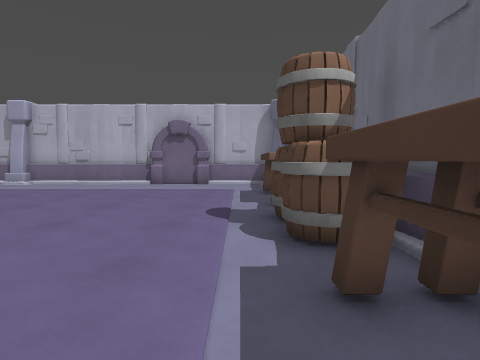
[1] (above)

14 first-person views from a walk through a Godot game level. The camera is 1.2 m above the floor, tilts 4° down and sees 80° across. The floor is counted in squares, 1 m on a side. Each view is taken from the middle of a square. On the plan, view 1 faces up. The plan holds only what a view shows up to about 13 squares ahead; the rest is blank.

[2]
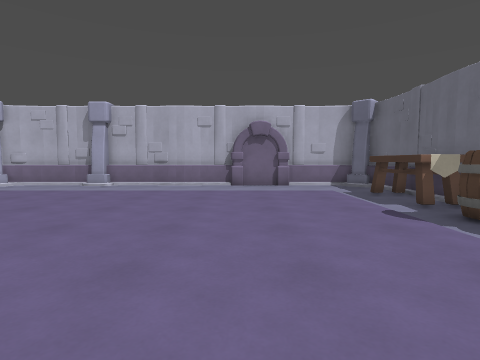

[3]
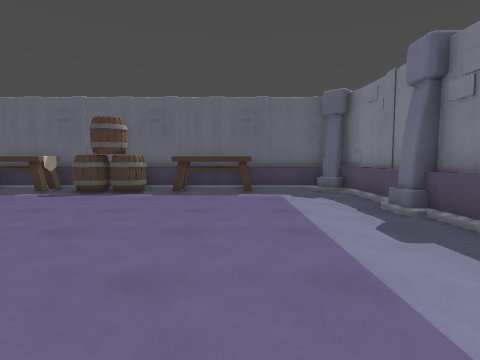

[4]
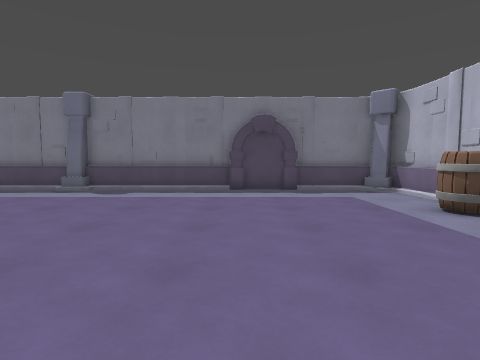

[5]
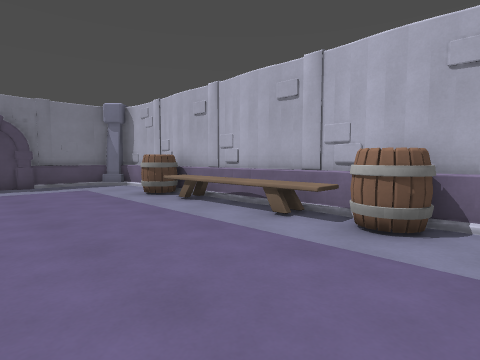

[6]
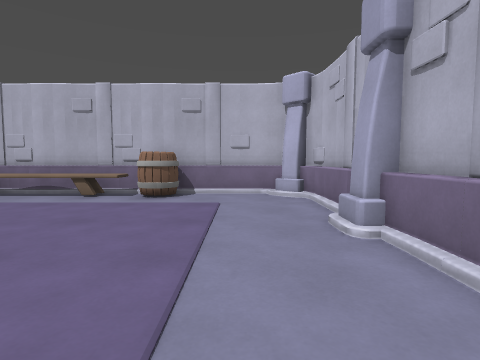

[7]
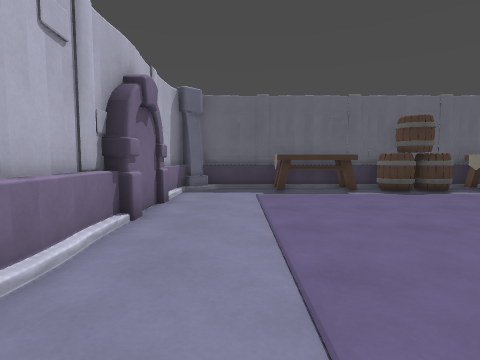

[8]
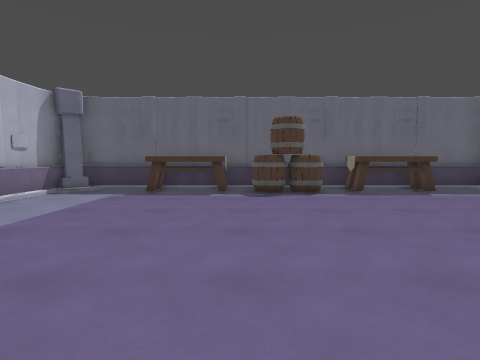

[9]
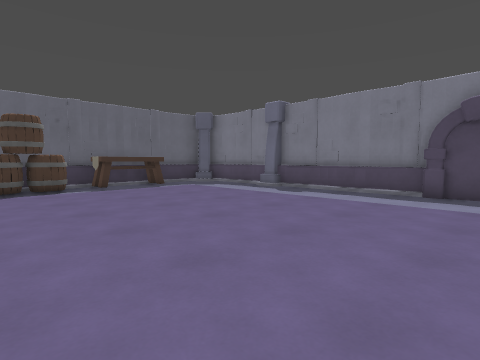

[10]
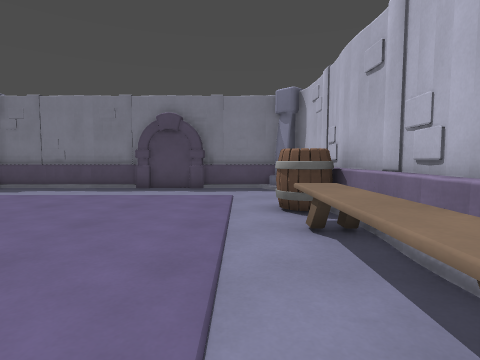

[11]
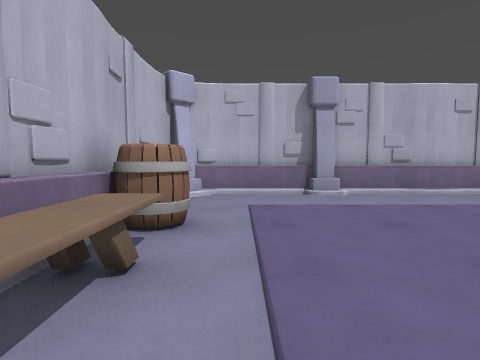

[12]
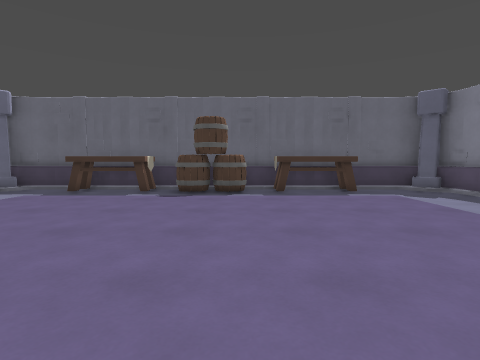

[13]
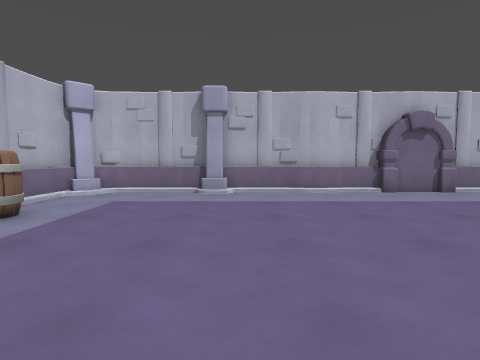

[14]
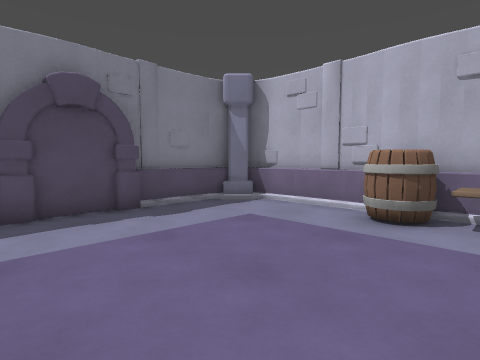

### Floor plan
Key: @ floor where view 1 was taken; # wall or solid block; . floor; / step, stairs or slope; = window, fence, low wall or low ledge; ^ raised ledge; E desk; O other object.
Columns run from 17 left of view 1 to 3 right of it. Each row starts with its distance up from view 1.
 15  ###################
 14 ##=...#///////....=##
 13 #=.................=#
 12 #...................#
 11 #...................#
 10 #O................EE#
  9 #OO...............EE#
  8 #^^...............EE#
  7 #^^.................#
  6 #^^...............OO#
  5 #^^...............OO#
  4 #^^...............OO#
  3 #^^.................#
  2 #O................EE#
  1 #OO...............EE#
  0 #................@EE#
 -1 #................../#
 -2 #................../#
 -3 #=................./#
 -4 ##////.///////#...=##
 -5  ###################

Positions as (right, up) in squares from view 1, and headings:
1: (0, 0), facing up
2: (-4, 0), facing up
3: (-10, 0), facing right
4: (-10, 8), facing down
5: (-10, 11), facing down-left
6: (-6, 12), facing left
7: (-10, 12), facing right
8: (-10, 7), facing right
9: (-12, 7), facing down-right
10: (-14, 8), facing down
11: (-14, 4), facing up
12: (-10, 4), facing right
13: (-10, 3), facing up
14: (-9, 3), facing down-left
